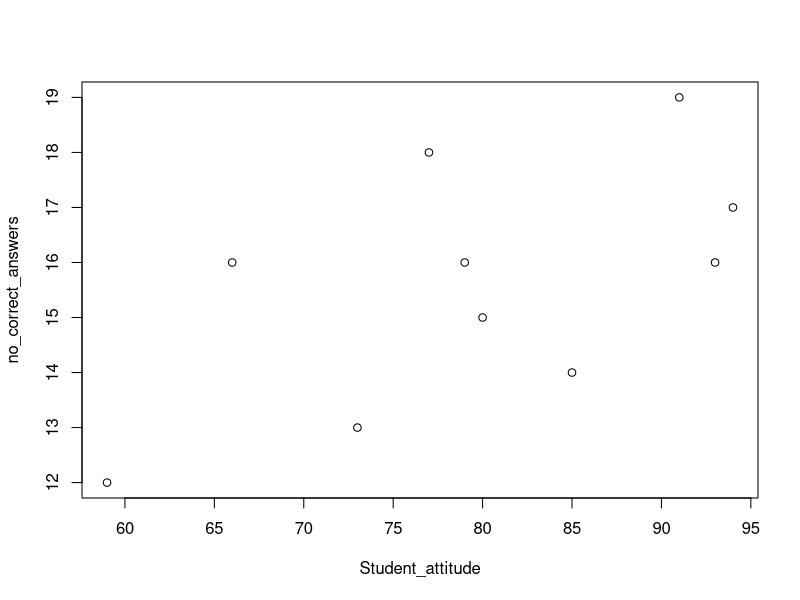
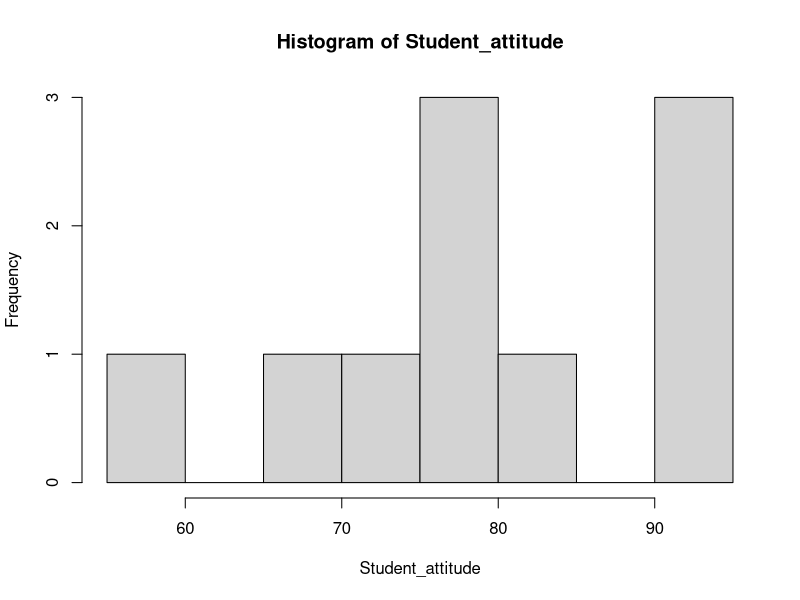
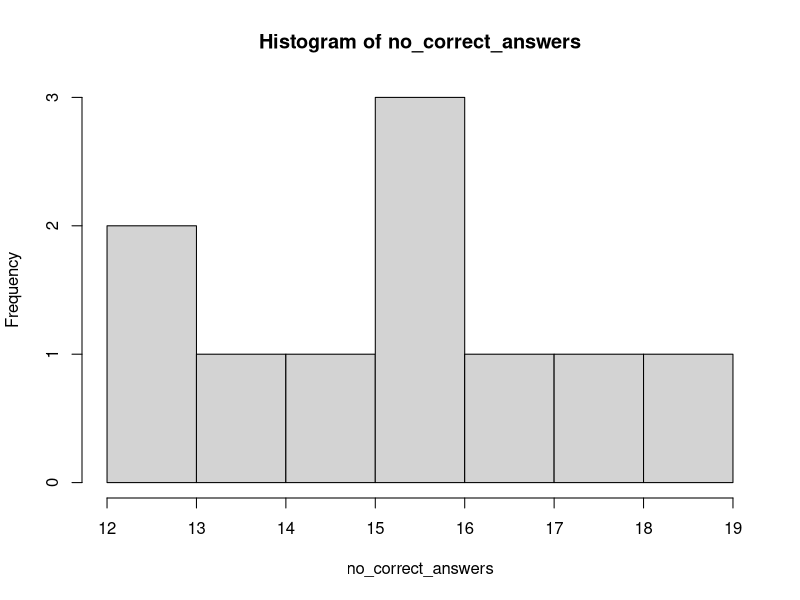
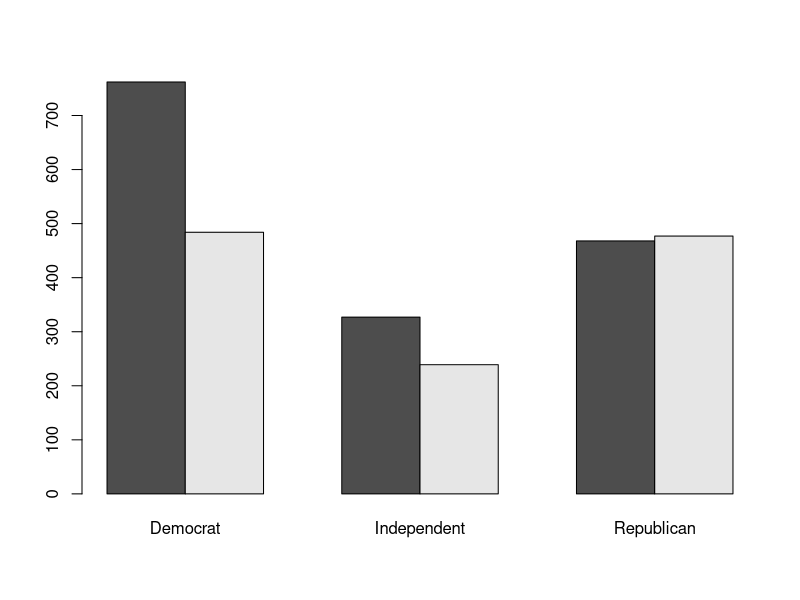
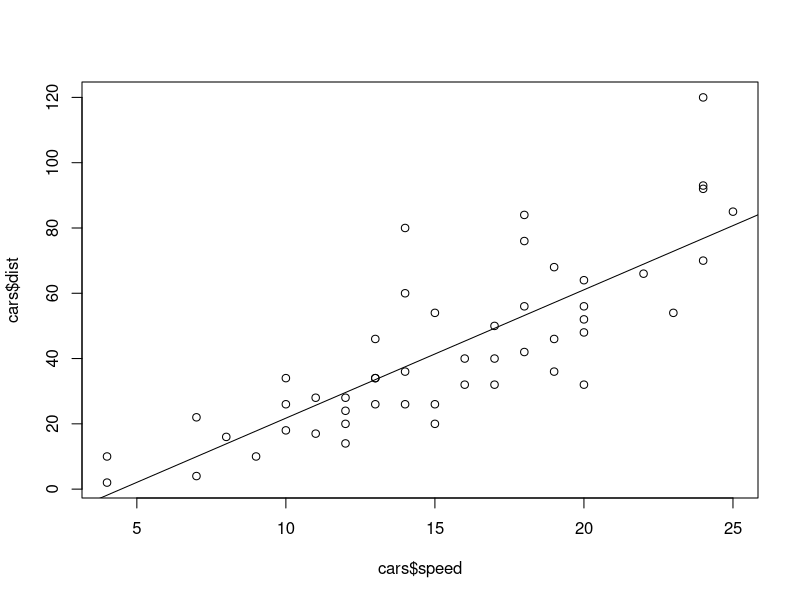
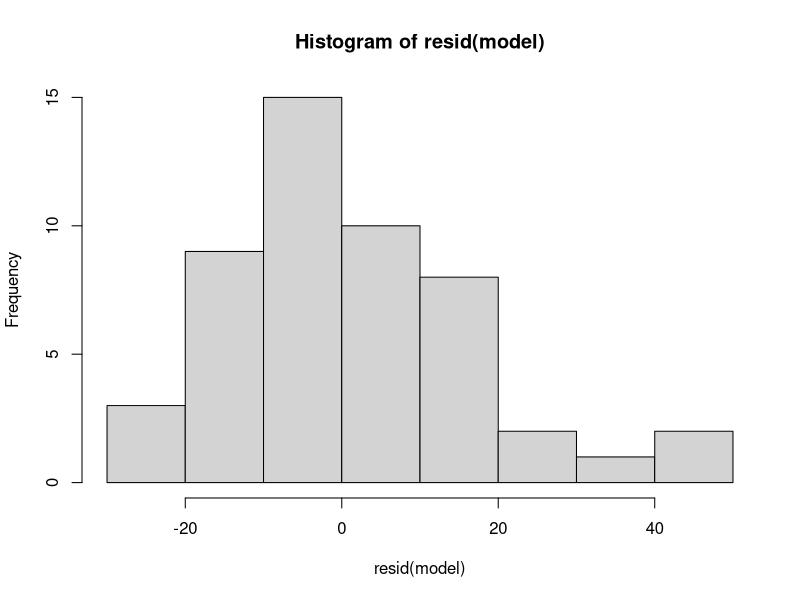
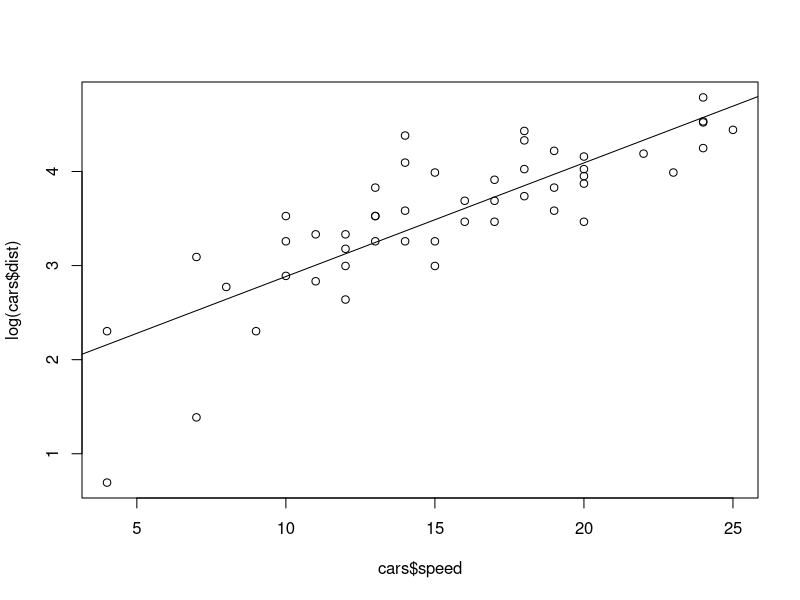
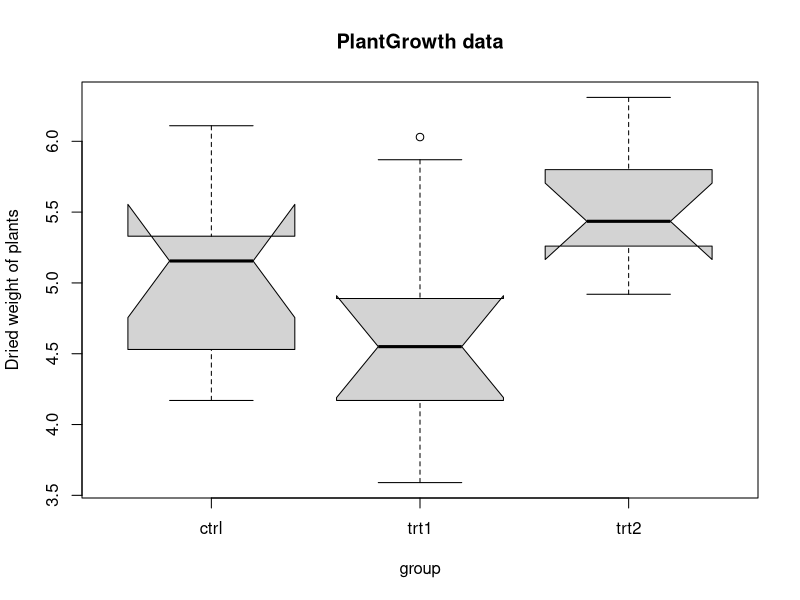

The R source for these figures, in order:
#----------------- Repeating all tests ----------------
#
# Goal: repeat the statistical tests and methods learned so far.
# Those include: correlations, chi-squared tests, t-tests, wilcoxon tests,
# shapiro tests, anovas, linear models...
#
# The basic analysis is always:
# 1) visual inspection
# 2) independent histograms of the data & shapiro
# 3) the test
# 3b) optional depending on the model: residuals of the model, plotting
#     the model etc.
#
# Lisa Gotzian, June 12, 2019

set.seed(123) # this sets the random generator in our computers to the same!

# If you ever need help for a command or test:
?t.test

#------------------ Correlations --------------------
# defining / loading your data (example from Eugene O'Loughlin)
Student_attitude <- c(94,73,59,80,93,85,66,79,77,91)
no_correct_answers <- c(17,13,12,15,16,14,16,16,18,19)

# 1) visual inspection
plot(Student_attitude, no_correct_answers)

# 2) independent histograms of the data & shapiro
hist(Student_attitude)
hist(no_correct_answers)

# Shapiro-Test - the shapiro test is always part of your procedure
shapiro.test(Student_attitude)
shapiro.test(no_correct_answers)

# F-Test: are the two variances different?
var.test(Student_attitude, no_correct_answers)

# 3) the test: correlation
# Pearson's correlation coefficient
cor(Student_attitude,no_correct_answers)
cor.test(Student_attitude,no_correct_answers)

#------------------------ T-tests------------------------
# defining / loading your data
# Temperature in South Africa
August<- c(18.3,13.3,16.5,12.6,9.5,13.6,8.1,8.9,10,8.3,7.9,8.1,13.4)
November <- c(12.7,11.1,15.3,12.7,10.5,15.6,11.2,14.2,16.2,15.5,19.9,20.4,36.8)

# 1) visual plot
#...

# 2) independent histograms of the data & shapiro
#...

# 3) test
# Student's t Test: is the temperature in August significantly different
# from the one in August?
#...

# Wilcoxon singed rank test: Like a t-test, just with ranked data, which
# could apply to "days in a month"
wilcox.test(August,November)
wilcox.test(August,November,paired=T)

#------------------------ Chi square test --------------------
## From Agresti(2007) p.39
votes <- rbind(c(762, 327, 468), c(484, 239, 477))

# This assigns column and row labels, so "dimension names"
dimnames(votes) <- list(gender = c("F", "M"),
                        party = c("Democrat","Independent", "Republican"))

# 1) Visual inspection
barplot(votes,beside=T)

# 2) histograms/shapiro don't really apply to categorical data

# 3) the chi-square test
chisq.test(votes)  # Prints test summary
Xsq <- chisq.test(votes)
Xsq$observed   # observed counts (same as M)
Xsq$expected   # expected counts under the null

#------------------ Linear model: cars -------------------
# Loading in the data: a dataset of speed & stopping distance of cars.
data(cars)
# The data is from the inbuilt datasets. For these, there is a help available:
help(cars)

# What's the relationship of speed and stopping distance?
# 1) visual plot of cars$speed, cars$dist
#...

# 2) histograms of both to see how they are distributed individually & shapiro
# and a correlation to see their relationship
#...
cor.test(cars$dist, cars$speed)


# 3a) linear model because we have 2 continuous predictors
model <- lm(cars$dist ~ cars$speed) # stopping distance explained by speed
summary(model)

# 3b) plotting the linear model
plot(cars$dist ~ cars$speed) # normal plot
abline(model) # with the model as a line

# 3c) residuals of the model normally distributed?
hist(resid(model)) # histogram of the residuals
shapiro.test(resid(model)) # the shapiro test of normality of the residuals
# The shapiro test yielded p = 0.02152
# This is not "normally distributed" because we can reject the Null-Hypothesis.

# 4a) Log-Transformation
# That's why we log-transform one variable. It's the same linear model
# but log-transforming the response.
# log-transforming: commonly done to have an even better fit.
logModel <- lm(log(cars$dist) ~ cars$speed)

# 4b) plotting the linear model
plot(log(cars$dist) ~ cars$speed)
abline(logModel)

# 4c) residuals normally distributed? Did we do better?
#... # we did do better!


#---------------------- Anova ------------------------
# Loading the data: comparing yields
data(PlantGrowth)
help(PlantGrowth)

# 1) Visual plot
boxplot(weight ~ group, data = PlantGrowth, main = "PlantGrowth data",
        ylab = "Dried weight of plants", col = "lightgray",
        notch = TRUE, varwidth = TRUE)

# 2) histogram of the variables
# This weird-looking code? I just try to get the three groups you can see in the boxplot.
hist(PlantGrowth[PlantGrowth$group == "ctrl","weight"], main = "Histogram of ctrl")
hist(PlantGrowth[PlantGrowth$group == "trt1","weight"], main = "Histogram of trt1")
hist(PlantGrowth[PlantGrowth$group == "trt2","weight"], main = "Histogram of trt2")

shapiro.test(PlantGrowth[PlantGrowth$group == "ctrl","weight"])
shapiro.test(PlantGrowth[PlantGrowth$group == "trt1","weight"])
shapiro.test(PlantGrowth[PlantGrowth$group == "trt2","weight"])

# 3a) run an anova because we have three categories and each result in 
# plantgrowth.

# The following commands are from different packages but essentially do the
# same thing.
anova(lm(weight ~ group, data = PlantGrowth))
summary(aov(weight ~ group, data = PlantGrowth))

# assign it to a "modelaov" object to access it below for the residuals
modelaov <- aov(weight ~ group, data = PlantGrowth)

# 3b) residuals normally distributed?
shapiro.test(resid(modelaov))

# 4) Post-Hoc test
TukeyHSD(modelaov)

#------------------ Some last commands for data analysis ---------------
# Understanding the data: PlantGrowth
str(PlantGrowth)
summary(PlantGrowth)

# Understanding one variable: PlantGrowth$weight
sum(PlantGrowth$weight)
mean(PlantGrowth$weight)
median(PlantGrowth$weight)
var(PlantGrowth$weight)
sd(PlantGrowth$weight)

# Understanding two variables (apart from the tests above)
# we do a table!
table(PlantGrowth$weight, PlantGrowth$group)
